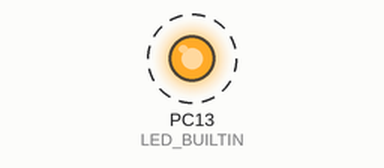
A program run on a simulated STM32 Blue Pill. Parts: output pins drawn as LEDs (lit = HIGH). Dashed ring = blinking. What the program prints to the serial monitor is not drawn.

Above: at 0.02 s.
Timing chart, 0 to 3.0 s (numbered marks = the images above):
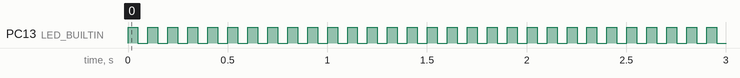

The program:

main.cpp
```cpp
#include <Arduino.h>

//int sensorPin = PA2;    // select the input pin for the potentiometer

//int sensorValue = 0;  // variable to store the value coming from the sensor
#define LED_BUILTIN PC13
#define VCC_ON PA2


void setup() {
  // declare the ledPin as an OUTPUT:
  // pinMode(sensorPin,INPUT);
  // initialize digital pin PB1 as an output.
  pinMode(VCC_ON, OUTPUT);
  digitalWrite(VCC_ON, LOW);
  pinMode(LED_BUILTIN , OUTPUT);
  digitalWrite(LED_BUILTIN, LOW);

  Serial.begin(9600);
}

void loop() {
  // read the value from the sensor:
  //sensorValue = analogRead(sensorPin);
  // Serial.print("Analog : ");
  //Serial.println(sensorValue);
    Serial.print("Efraim Partogi");
    // delay(1000);

    digitalWrite(LED_BUILTIN , HIGH);   // turn the LED on (HIGH is the voltage level)
    delay(50);              // wait for a second
    digitalWrite(LED_BUILTIN , LOW);    // turn the LED off by making the voltage LOW
    delay(50);              // wait for a second
}
```

Measured:
- by itself, PC13 (LED_BUILTIN): alternates HIGH for 0.05 s and LOW for 0.05 s
